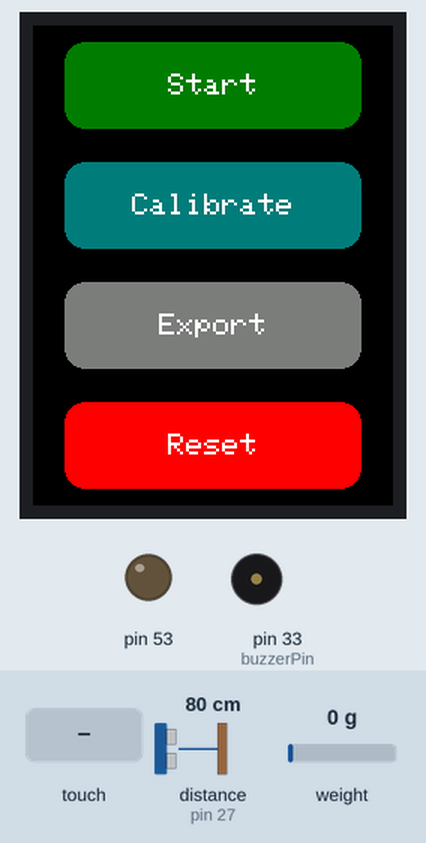
This sketch was run on a simulated Arduino Mega 2560, built with avr-gcc and run on an emulated ATmega2560. Parts: 240×320 colour display, output pins drawn as LEDs (lit = HIGH), buzzer (waves = sounding). The test bench sets the inputs (shaded band); at power-on: weight on the scale 0 g, distance to the obstacle (sensor on pin 27) 80 cm. The echo pulse lasts 58.3 µs per cm; storage starts empty; pins used as bus, display or sensor lines are not drawn; what the sketch prints to the serial monitor is not drawn.

Above: at 2.5 s.
2.6 s: touch panel pressed at 13 % / 70 % of its raw x / y range
At 3.7 s:
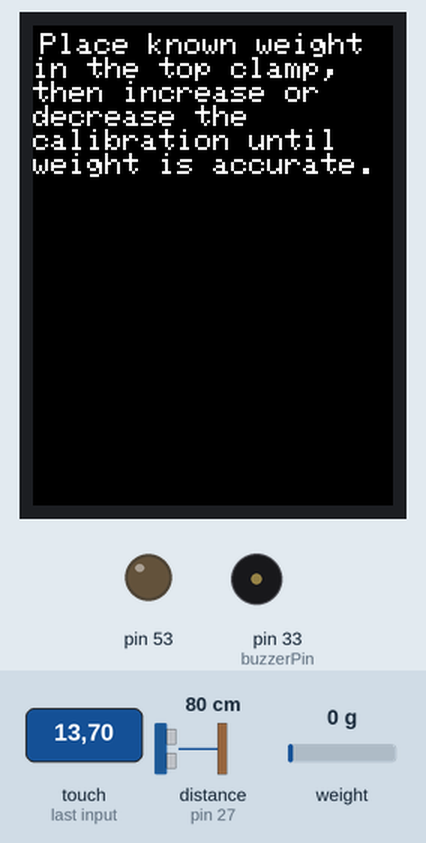
5.6 s: touch panel pressed at 13 % / 50 % of its raw x / y range
At 6.7 s:
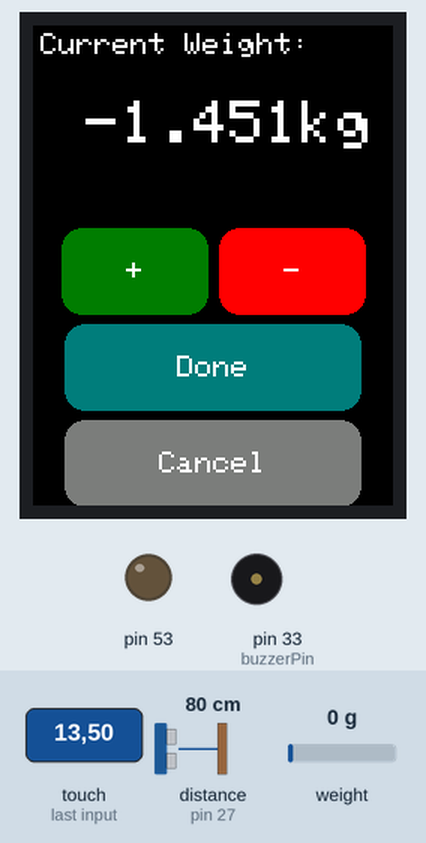
7.5 s: touch panel pressed at 13 % / 10 % of its raw x / y range
At 8.3 s:
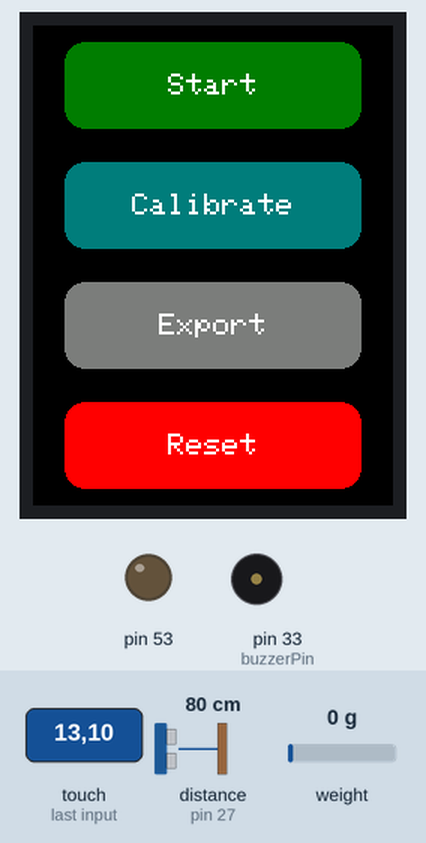
9.3 s: touch panel pressed at 13 % / 90 % of its raw x / y range
At 12.0 s:
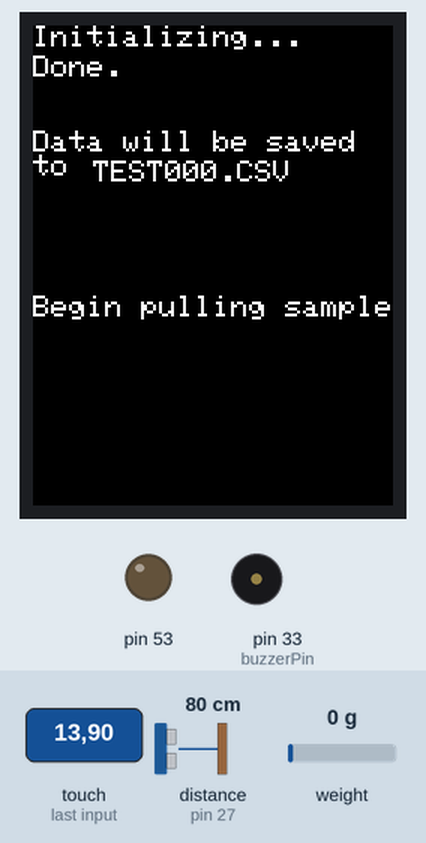
12.3 s: weight on the scale set to 4832 g
13.8 s: weight on the scale set to 4922 g
At 56.1 s:
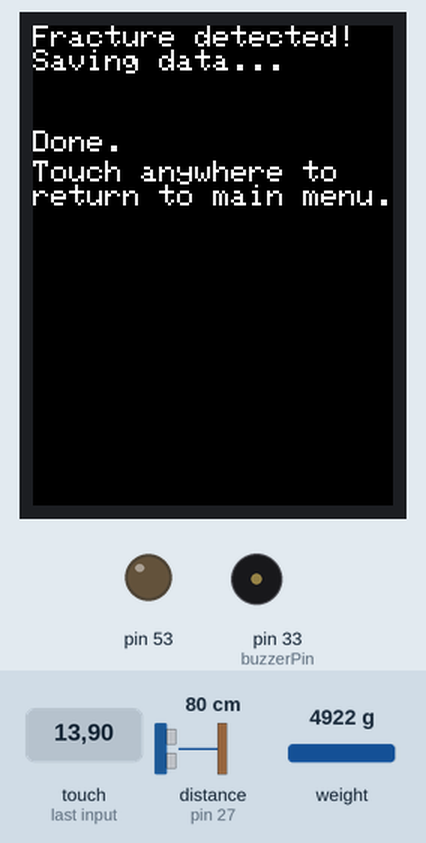
Timing chart, 0 to 57.2 s (numbered marks = the images above; inputs shaded):
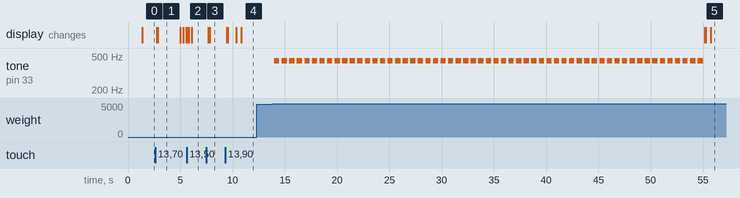

The sketch:

tensile_tester_1_2.ino
```cpp
// ---------------------------------------------------------------- //
// Tensile Strength Tester v1.2
// ECE442 Spring 2022
// Team 5 | Team Point Break
// Brianna Lossow, Alexander Karampelas, Omar Elmejjati
// ---------------------------------------------------------------- //

#include <Elegoo_GFX.h>    // Core graphics library
#include <Elegoo_TFTLCD.h> // Hardware-specific library
#include <TouchScreen.h>   // Enables use of touch screen
#include <HX711.h>         // Enables use of load cell
#include <SD.h>            // Enables use of SD card

#define YP A3  // must be an analog pin, use "An" notation!
#define XM A2  // must be an analog pin, use "An" notation!
#define YM 9   // can be a digital pin
#define XP 8   // can be a digital pin

//Touch For New ILI9341 TP
#define TS_MINX 120
#define TS_MAXX 900
#define TS_MINY 70
#define TS_MAXY 920

// Pins for LCD screen
#define LCD_CS A3
#define LCD_CD A2
#define LCD_WR A1
#define LCD_RD A0
#define LCD_RESET A4 // resets LCD when reset button is pressed

// Assign names to some common 16-bit color values:
#define BLACK     0x0000
#define DARKGREY  0x7BEF
#define LIGHTGREY 0xC618
#define BLUE      0x000F
#define RED       0xF800
#define ORANGE    0xFBE0
#define GREEN     0x03E0
#define CYAN      0x03EF
#define MAGENTA   0xF81F
#define PURPLE    0x80F9
#define YELLOW    0xFFE0
#define WHITE     0xFFFF

// UI details
#define BUTTON_X 120
#define BUTTON_Y 40
#define BUTTON_W 200
#define BUTTON_H 60
#define BUTTON_SPACING_X 20
#define BUTTON_SPACING_Y 20
#define BUTTON_TEXTSIZE 2.5

// Touch Screen
#define MINPRESSURE 5
#define MAXPRESSURE 1000

// For printed messages
#define STATUS_X 5
#define STATUS_Y 5

// Ultrasonic HC-SR04
#define trigPin 25
#define echoPin 27

// Load Cell HX711
#define loadcellDOUTPin  29
#define loadcellSCKPin   31

// Buzzer
#define buzzerPin 33

// Resistance between X+ and X- is used for best pressure precision
// For our touchscreen, it's 300 Ohms across the X plate
TouchScreen ts = TouchScreen(XP, YP, XM, YM, 300);

uint16_t identifier;
Elegoo_TFTLCD tft(LCD_CS, LCD_CD, LCD_WR, LCD_RD, LCD_RESET);
TSPoint touch;
int touchLocation[2];

/* MENU */
Elegoo_GFX_Button menubuttons[4];
char menubuttonlabels[4][15] = {"Start", "Calibrate", "Export", "Reset"};
uint16_t menubuttoncolors[4] = {GREEN, CYAN, DARKGREY, RED};

/* CALIBRATE */
Elegoo_GFX_Button calibratebuttons[4];
char calibratebuttonlabels[4][10] = {"+", "-", "Done", "Cancel"};
uint16_t calibratebuttoncolors[4] = {GREEN, RED, CYAN, DARKGREY};

// states of the system
enum states {
  MENU,
  RUN,
  CALIBRATE,
  EXPORT,
  RESET,
  FRACTURE,
  WEIGHT_ERROR,
  SD_ERROR,
  FILE_ERROR
};

states screenState;

const float KILOGRAM_NEWTON_CONVERSION = 9.81;      // stored as m/s
const float CALIBRATION_SLOPE = 105;
const float MAVG_WEIGHT = 0.1;

// defines variables
float originalDistance;
float currentDistance;
float nextDistance; // variable for the distance measurement
float calibrationIntercept = 152500;
float prevCalibrationIntercept;

HX711 scale;
float previousWeight = 0;
float weight = previousWeight;

float appliedForce = 0; // weight * gravity
float strain = 0; // (displacement - length) / length

char fileName[] = "TEST000.CSV";
File sdFile;

// Sourced from example files included with the board - tftpaint.ino
uint16_t identifytft() {
  uint16_t identifier = tft.readID();
  if (identifier == 0x9325) {
    Serial.println(F("Found ILI9325 LCD driver"));
  } else if (identifier == 0x9328) {
    Serial.println(F("Found ILI9328 LCD driver"));
  } else if (identifier == 0x4535) {
    Serial.println(F("Found LGDP4535 LCD driver"));
  } else if (identifier == 0x7575) {
    Serial.println(F("Found HX8347G LCD driver"));
  } else if (identifier == 0x9341) {
    Serial.println(F("Found ILI9341 LCD driver"));
  } else if (identifier == 0x8357) {
    Serial.println(F("Found HX8357D LCD driver"));
  } else if (identifier == 0x0101) {
    identifier = 0x9341;
    Serial.println(F("Found 0x9341 LCD driver"));
  } else {
    Serial.print(F("Unknown LCD driver chip: "));
    Serial.println(identifier, HEX);
    Serial.println(F("If using the Elegoo 2.8\" TFT Arduino shield, the line:"));
    Serial.println(F("  #define USE_Elegoo_SHIELD_PINOUT"));
    Serial.println(F("should appear in the library header (Elegoo_TFT.h)."));
    Serial.println(F("If using the breakout board, it should NOT be #defined!"));
    Serial.println(F("Also if using the breakout, double-check that all wiring"));
    Serial.println(F("matches the tutorial."));
    identifier = 0x9341;
  }
  return identifier;
}

/*
 * Function: resetFunc
 * ----------------------------
 *   Resets the Arduino program, similarly to pressing the reset button
 */
void(* resetFunc) (void) = 0; //declare reset function at address 0

/*
 * Function: refreshScreen
 * ----------------------------
 *   Redraws the screen for each state change in the system
 */
void refreshScreen() {
  tft.reset(); // clears the screen
  tft.begin(identifier);
  tft.setRotation(0);   // sets vertical layout for screen
  tft.fillScreen(BLACK);  // sets the screen to black to preserve the users' eyes
}

/*
 * Function: status
 * ----------------------------
 *   Displays a message to the touch screen
 *
 *   msg: the message to display to the screen
 */
void status(char *msg) {
  tft.setCursor(STATUS_X, STATUS_Y);
  tft.setTextColor(WHITE);
  tft.setTextSize(2);
  tft.print(msg);
}

/*
 * Function: detectTouch
 * ----------------------------
 *   Determines the function to call depending on the current state of the system
 *   and where the touch is detected
 */
void detectTouch() {
  // determines touch location
  touch.x = map(touch.x, TS_MINX, TS_MAXX, tft.width(), 0);
  touch.y = (tft.height() - map(touch.y, TS_MINY, TS_MAXY, tft.height(), 0));
  touchLocation[0] = touch.x;
  touchLocation[1] = touch.y;
  Serial.print("("); Serial.print(touchLocation[0]); Serial.print(",");
  Serial.print(touchLocation[1]); Serial.println(")");

  switch (screenState) {
    /* MAIN MENU */
    case MENU:
      if (touchLocation > 10 && touchLocation < 70) {
        screenState = RESET;
      }
      else if (touchLocation[1] > 80 && touchLocation[1] < 150) {
        screenState = EXPORT;
      }
      else if (touchLocation[1] > 165 && touchLocation[1] < 230) {
        refreshScreen();
        prevCalibrationIntercept = calibrationIntercept;
        status("Place known weight in the top clamp, \nthen increase or \ndecrease the \ncalibration until \nweight is accurate.");
        delay(2000);
        refreshScreen();
        screenState = CALIBRATE;
      }
      else if (touchLocation[1] > 240 && touchLocation[1] < 310) {
        screenState = RUN;
      }
      break;
    /* RUNNING */
    case RUN:

      break;
    /* CALIBRATE */
    case CALIBRATE:
      if (touchLocation[1] > 130 && touchLocation[1] < 190) {
        if (touchLocation[0] > 10 && touchLocation[0] < 110) {
          //increase calibration factor
          calibrationIntercept += 100;
        }
        else if (touchLocation[0] > 120 && touchLocation[0] < 230) {
          //decrease calibration factor
          calibrationIntercept -= 100;
        }
      }
      else if (touchLocation[1] > 60 && touchLocation[1] < 115) {
        screenState = MENU;
      }
      else if (touchLocation[1] > 0 && touchLocation[1] < 55) {
        calibrationIntercept = prevCalibrationIntercept;
        screenState = MENU;
      }
      break;
    /* EXPORT */
    case EXPORT:
      screenState = MENU;
      break;
    /* FRACTURE */
    case FRACTURE:
      screenState = MENU;
      break;
    /* WEIGHT ERROR */
    case WEIGHT_ERROR:
      screenState = RESET;
      break;
    /* SD CARD ERROR */
    case SD_ERROR:
      screenState = RESET;
      break;
    /* FILE ERROR */
    case FILE_ERROR:
      screenState = RESET;
      break;
  }
  screenStatus();
}

/*
 * Function: screenStatus
 * ----------------------------
 *   Draws the current screen depending on the current state of the system
 */
void screenStatus() {
  refreshScreen();
  switch (screenState) {
    /* MAIN MENU */
    case MENU:   // main menu
      // create buttons
      for (int row = 0; row < 4; row++) {
        // "start", "calibrate", "export", "reset"
        menubuttons[row].initButton(&tft, (BUTTON_X),
                                    (BUTTON_Y + (row * (BUTTON_H + BUTTON_SPACING_Y))), BUTTON_W, BUTTON_H,
                                    BLACK, menubuttoncolors[row], WHITE, menubuttonlabels[row], BUTTON_TEXTSIZE);
        menubuttons[row].drawButton();
      }
      break;
    /* RUNNING */
    case RUN:
      tft.setCursor(0, 0);
      tft.setTextSize(2);
      tft.print("Initializing...");
      assignFileName();

      delay(800);
      tft.setCursor(0, 20);
      tft.print("Done.");
      tft.setCursor(0, 70);
      tft.print("Data will be saved\nto ");
      tft.setCursor(40, 90);
      tft.print(fileName);

      delay(500);
      tft.setCursor(0, 180);
      tft.print("Begin pulling sample");
      break;
    /* CALIBRATE */
    case CALIBRATE:
      // displays weight from load cell to screen with each refresh
      status("Current Weight:");
      tft.setCursor(35, 50);
      tft.setTextSize(4);
      tft.print(getWeight(), 3);
      tft.print("kg");
      // create buttons
      for (int row = 0; row < 2; row++) {
        // + and - buttons
        calibratebuttons[row].initButton(&tft, 8 + (BUTTON_X / 2) + row * ((BUTTON_W / 2) + 5),
                                         60 + BUTTON_Y + (BUTTON_H + (BUTTON_SPACING_Y / 5)), BUTTON_W / 2,
                                         BUTTON_H, BLACK, calibratebuttoncolors[row], WHITE,
                                         calibratebuttonlabels[row], BUTTON_TEXTSIZE);
        calibratebuttons[row].drawButton();
      }
      for (int row = 2; row < 4; row++) {
        // "done" & "cancel" buttons
        calibratebuttons[row].initButton(&tft, (BUTTON_X),
                                         (60 + BUTTON_Y + (row * (BUTTON_H + BUTTON_SPACING_Y / 5))), BUTTON_W, BUTTON_H,
                                         BLACK, calibratebuttoncolors[row], WHITE, calibratebuttonlabels[row],
                                         BUTTON_TEXTSIZE);
        calibratebuttons[row].drawButton();
      }
      break;
    /* EXPORT */
    case EXPORT:
      tft.setCursor(0, 0);
      tft.setTextSize(2);
      exportData();
      tft.print("Exported\nsuccessfully!\n\nPlease remove the\nSD card.");
      tft.setCursor(0, 90);
      delay(1500);
      tft.print("Touch anywhere to terminate program...");
      break;
    /* RESET */
    case RESET:
      resetFunc();
      break;
    /* FRACTURE */
    case FRACTURE:
      tft.setCursor(0, 0);
      tft.setTextSize(2);
      tft.print("Fracture detected!\nSaving data...");
      delay(500);
      exportData();
      tft.setCursor(0, 70);
      tft.print("Done.");
      tft.setCursor(0, 90);
      tft.print("Touch anywhere to\nreturn to main menu.");
      break;
    /* WEIGHT ERROR */
    case WEIGHT_ERROR:
      tft.setCursor(50, 5);
      tft.setTextSize(4);
      tft.print("ERROR!");
      tft.setCursor(0, 45);
      tft.setTextSize(3);
      tft.print("Weight\ncapacity\nexceeded.\n\nTouch anywhere to return to main menu...");
      break;
    /* SD CARD ERROR */
    case SD_ERROR:
      tft.setCursor(50, 5);
      tft.setTextSize(4);
      tft.print("ERROR!");
      tft.setCursor(0, 45);
      tft.setTextSize(2);
      tft.print("SD couldn't be\naccessed. Please\nmake sure the SD\ncard is inserted\nand has available\nstorage space.");
      tft.setCursor(0, 200);
      tft.print("Touch anywhere to\nreturn to main\nmenu...");
      break;
    /* FILE ERROR */
    case FILE_ERROR:
      tft.setCursor(50, 5);
      tft.setTextSize(4);
      tft.print("ERROR!");
      tft.setCursor(0, 45);
      tft.setTextSize(2);
      tft.print(fileName);
      tft.setCursor(0, 70);
      tft.print(" couldn't be\naccessed. Please\nmake sure the SD\ncard is inserted\nand has available\nstorage space.");
      tft.setCursor(0, 200);
      tft.print("Touch anywhere to\nreturn to main\nmenu...");
      break;
  }
}

/*
 * Function: getDistance
 * ----------------------------
 *   Returns the distance in millimeters from the HR-SR04 Ultrasonic Range Sensor
 *
 *   returns: the distance in millimeters
 */
float getDistance() {
  float dist = 0;

  for (int i = 0; i < 4; i++) {
    digitalWrite(trigPin, LOW);
    delayMicroseconds(2);
    // Sets the trigPin HIGH (ACTIVE) for 10 microseconds
    digitalWrite(trigPin, HIGH);
    delayMicroseconds(10);
    digitalWrite(trigPin, LOW);
    // Reads the echoPin, returns the sound wave travel time in microseconds
    long duration = pulseIn(echoPin, HIGH);

    dist += (duration * 0.034 / 2.0) * 10; // distance in millimeters
  }
  dist = dist / 4;

  return dist;
}

/*
 * Function: getWeight
 * ----------------------------
 *   Returns the weight in kilograms from the HX711 load cell
 *
 *   returns: the weight in kilograms
 */
float getWeight() {
  float kg = 0;

  kg = (scale.read_average(2) - calibrationIntercept);
  kg = kg / CALIBRATION_SLOPE;
  kg = kg / 1000.0;

  return kg;
}

/*
 * Function: measureTensile
 * ----------------------------
 *   Measures the tensile strength of an object
 *   Uses getDistance & getWeight
 */
void measureTensile() {

  sdFile = SD.open(fileName, FILE_WRITE);
  originalDistance = getDistance();
  currentDistance = originalDistance;

  if (sdFile) {
    Serial.print(fileName);
    Serial.println(" found!");
    sdFile.println("Strain (mm/mm),Applied Force (N)");
  }
  else {
    Serial.print("Error opening ");
    Serial.print(fileName);
    Serial.println(". Exiting...");
    screenState = FILE_ERROR;
    screenStatus();
    return;
  }

  for (int i = 0; i < 70; i++) {
    nextDistance = getDistance();
    // applies moving average to smooth data curve
    currentDistance = (MAVG_WEIGHT * nextDistance) + ((1 - MAVG_WEIGHT) * currentDistance);

    previousWeight = weight;
    weight = getWeight();
    appliedForce = weight * KILOGRAM_NEWTON_CONVERSION;
    strain = abs(currentDistance - originalDistance) / originalDistance;

    if (weight > 18) { // warning for max weight
      Serial.println("WARNING! Approaching weight capacity.");
      tone(buzzerPin, 440);
      delay(500);
    }
    noTone(buzzerPin);

    Serial.print(strain, 2);
    Serial.print(", ");
    Serial.print(appliedForce, 3);
    Serial.println();

    sdFile.print(strain, 2);
    sdFile.print(",");
    sdFile.print(appliedForce, 3);
    sdFile.println();

  }

  screenState = FRACTURE;
  screenStatus();
}

/*
 * Function: addOne
 * ----------------------------
 *   Adds 1 to the file name, allowing for creation of multiple files without removing the SD card all the time
 *
 *   bgn: beginning of number in file name
 *   end: end of number in file name
 *
 *   returns: true if the addition was successful, false if failed
 */
bool addOne(char* bgn, char* end) {
  while (1) {
    if (*end != '9') {
      *end += 1;
      return true;
    }
    *end = '0';
    if (end-- == bgn) {
      return false;
    }
  }
}

/*
 * Function: assignFileName
 * ----------------------------
 *   Continuously increases until a file can be created in an empty slot
 */
void assignFileName() {
  Serial.println(fileName);
  while (SD.exists(fileName)) {
    if (!addOne(&fileName[4], &fileName[6])) {  // if TEST000 - TEST999 are all used up
      Serial.println("ERROR: Out of file space!");
      while (1);
    }
  }
}

/*
 * Function: exportData
 * ----------------------------
 *   Closes the current open SD card file
 */
void exportData() {
  sdFile.close();
}

/*
 * Function: setup
 * ----------------------------
 *   Runs once at startup, allowing for system initialization
 */
void setup() {
  pinMode(trigPin, OUTPUT);
  pinMode(echoPin, INPUT);
  pinMode(buzzerPin, OUTPUT);

  Serial.begin(9600);
  Serial.println("Tensile Strength Tester v1.2");

  identifier = identifytft();

  screenState = MENU;

  Serial.println("Initializing SD Card...");
  pinMode(SS, OUTPUT);
  if (!SD.begin(10, 11, 12, 13)) {    // force software SPI due to touch screen shield & arduino mega incompatibility
    Serial.println("SD initialization failed!");
    screenState = SD_ERROR;
  }
  else {
    Serial.println("SD initialization done.");
  }

  scale.begin(loadcellDOUTPin, loadcellSCKPin);
  scale.tare();  //Reset the scale to 0

  screenStatus();
}

/*
 * Function: loop
 * ----------------------------
 *   Detects input on the touch screen
 *   If screenState is RUN, calls measureTensile
 */
void loop() {
  digitalWrite(13, HIGH);
  touch = ts.getPoint();
  digitalWrite(13, LOW);

  pinMode(XM, OUTPUT);
  pinMode(YP, OUTPUT);

  if (touch.z > MINPRESSURE && touch.z < MAXPRESSURE) { // if touch is detected; pressure defined by resistance
    detectTouch();

    if (screenState == RUN) {
      measureTensile();
    }
  }
  delay(10);
}
```

Measured:
- the behaviour switches between 4863 and 4864 g on weight on the scale (found by bisection; images 4 and 5)
- after the input at 2.6 s, the display: first changes after 0.16 s (image 1 shows a later state)
- after the input at 5.6 s, the display: first changes after 0.16 s (image 2 shows a later state)
- after the input at 7.5 s, the display: first changes after 0.15 s (image 3 shows a later state)
- after the input at 9.3 s, the display: first changes after 0.15 s (image 4 shows a later state)
- after the input at 12.3 s, every drawn part: stays the same
- after the input at 13.8 s, tone on pin 33 (buzzerPin): alternates 440 Hz for 0.50 s and silent for 0.22 s, 114 changes in all, then stays silent, starting after 0.19 s
- what the display in image 1 shows lasts 2.2 s, from 2.8 s to 5.0 s
